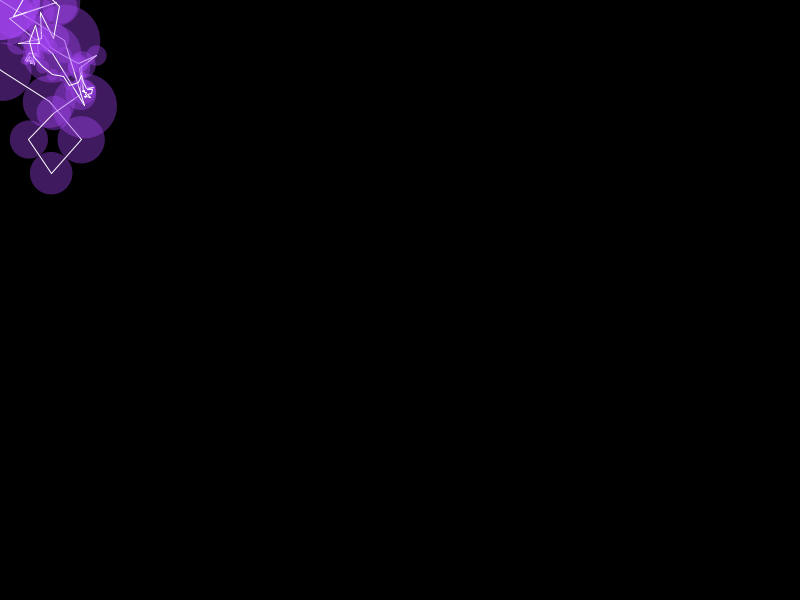
Frame 1 (no input)
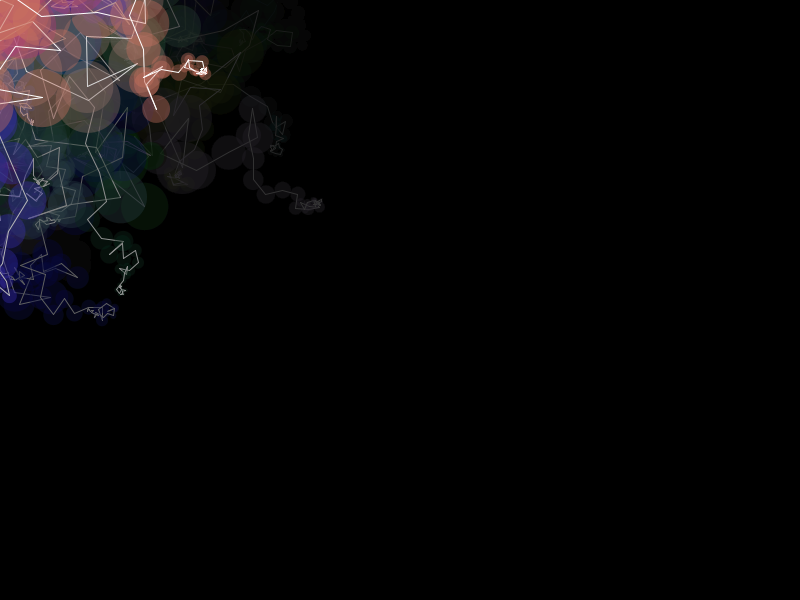
Frame 60 (the mouse pressed at the canvas centre just before this capture)
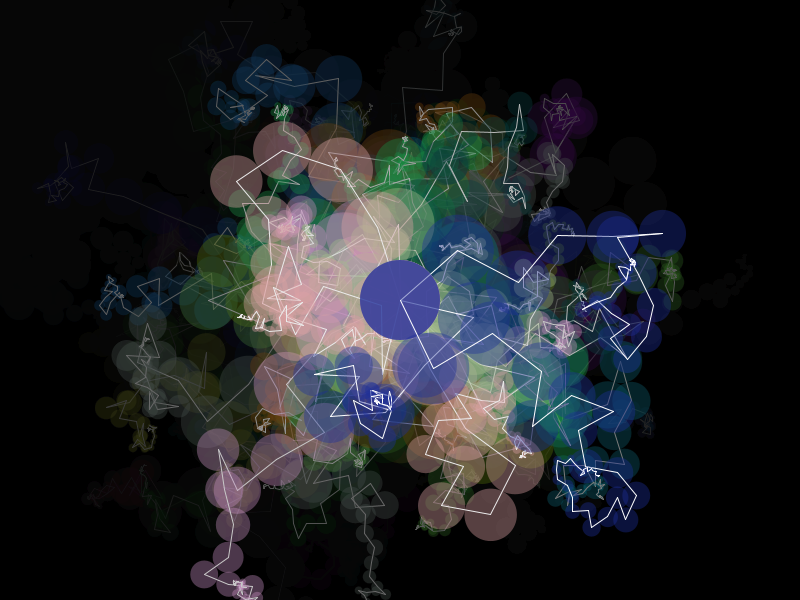
Frame 120 (the mouse held since frame 60 and released just before this capture)

The Processing sketch that drew these frames (run headless with seeded random() and noise(); from frame 60 on, the mouse is pressed at the canvas centre):

// Processing sketch: processing_7931
// ── processing_7931.pde

// Chained Circle Lightning

// Variables (on The Wall)

float dstart = 80; // declare a variable to set the diameter origin circle
int numcircles = 50; // declare a variable to set the number of circles in a chain (ie chain length)

// Setup

void setup(){
  size(800,600); // set window size to 800x600 pixels
  background(0); // set background colour to black
  frameRate(20); // set frame rate to 20fps (defult is 10fps)
}

// Draw

void draw(){
  fill(0,20); // set fill as black with a high transparency (low alpha value 0-255) on rectangle below
  rect(0,0,width,height); // draw a rectangle the same size as the window with fill and transparency as above to give a fade effect to the previous draw (draw loops infinitely)

  fill(random(255),random(255),random(255),100); // change fill setting to random colour and mid transparency (alpha 100/255) for circles below 
  noStroke(); // turn off stroke for circles below

  float xstart = mouseX; // declare variable for x coordinate of origin circle centre point and set value to x coordinate of mouse position 
  float ystart = mouseY; // declare variable for y coordinate of origin circle centre point and set value to y coordinate of mouse position 

    for (int j=0; j<3; j++){ // create a for loop to draw multiple (3x) chains of circles

    // origin

    ellipse(xstart,ystart,dstart,dstart); // draw a (origin) circle at mouse position with diameter as set above

    // chain

    float xcurrent = xstart; // declare a variable for x coordinate of the centre point of the circle just drawn to be used below, and set/reset it to initially equal the centre point of the origin circle every loop (after the chain below has finished drawing) so that each of the 3 chains has the same origin
    float ycurrent = ystart; // declare a variable for x coordinate of the centre point of the circle just drawn to be used below, and set/reset it to initially equal the centre point of the origin circle every loop (after the chain below has finished drawing) so that each of the 3 chains has the same origin
    float d = dstart; // declare a variable for diameter to be used below and set/reset to it to initially equal the diameter of the origin circle every loop (after the chain below has finished drawing)
   

    for (int i=0; i<numcircles; i++){ // create a for loop to draw multiple circles a chain (number of circles is set above)
      float dnext = d*0.9; // declare a variable for diameter of the next circle and set it to be 10% smaller than the diameter of the circle just drawn
      float a=random(6.28); // declare a variable for angle of displacement - angle of line between the centre points of the next circle and the circle just drawn (angle is radians 0-2PI)
      ellipse(xcurrent-(cos(a)*d/2)-(cos(a)*dnext/2),ycurrent-(sin(a)*d/2)-(sin(a)*dnext/2),dnext,dnext); // draw the next circle with its boundary touching the boundary of the circle just drawn, and its diamater and angle of displacement set above
      stroke(255); // turn on stroke for line below and set colour to white
      line(xcurrent,ycurrent,xcurrent-(cos(a)*d/2)-(cos(a)*dnext/2),ycurrent-(sin(a)*d/2)-(sin(a)*dnext/2)); // draw a line between the centre points of the circle just drawn and circle drawn immediately prior
      noStroke(); // turn off stroke for next circle in loop

      xcurrent=xcurrent-(cos(a)*d/2)-(cos(a)*dnext/2); // update current x position so that the next circle in loop continues to be displaced such that its boundary touches the boundary of the circle just drawn
      ycurrent=ycurrent-(sin(a)*d/2)-(sin(a)*dnext/2); // update current y position so that the next circle in loop continues to be displaced such that its boundary touches the boundary of the circle just drawn
      d=dnext; // update current diameter so that the diameter for the next circle in loop continues to get smaller

    }

    }

}

void mousePressed(){
  redraw();
}
